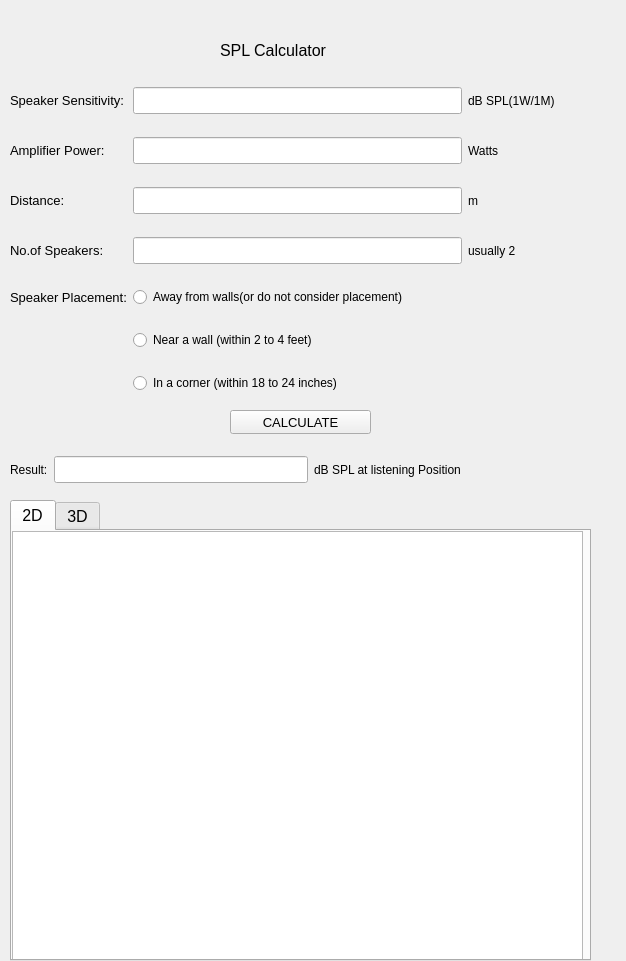
<?xml version="1.0" encoding="UTF-8"?>
<ui version="4.0">
 <class>SplPage</class>
 <widget class="QWidget" name="SplPage">
  <property name="geometry">
   <rect>
    <x>0</x>
    <y>0</y>
    <width>626</width>
    <height>961</height>
   </rect>
  </property>
  <property name="windowTitle">
   <string>Form</string>
  </property>
  <widget class="QWidget" name="horizontalLayoutWidget_2">
   <property name="geometry">
    <rect>
     <x>10</x>
     <y>430</y>
     <width>451</width>
     <height>80</height>
    </rect>
   </property>
   <property name="font">
    <font>
     <family>Arial</family>
    </font>
   </property>
   <layout class="QHBoxLayout" name="horizontalLayout_2">
    <item>
     <widget class="QLabel" name="label_7">
      <property name="font">
       <font>
        <family>Arial</family>
       </font>
      </property>
      <property name="text">
       <string>Result:</string>
      </property>
     </widget>
    </item>
    <item>
     <widget class="QLineEdit" name="spl_result_text">
      <property name="font">
       <font>
        <family>Arial</family>
        <pointsize>12</pointsize>
       </font>
      </property>
     </widget>
    </item>
    <item>
     <widget class="QLabel" name="label_6">
      <property name="font">
       <font>
        <family>Arial</family>
       </font>
      </property>
      <property name="text">
       <string>dB SPL at listening Position</string>
      </property>
     </widget>
    </item>
   </layout>
  </widget>
  <widget class="QWidget" name="gridLayoutWidget">
   <property name="geometry">
    <rect>
     <x>10</x>
     <y>70</y>
     <width>545</width>
     <height>341</height>
    </rect>
   </property>
   <property name="font">
    <font>
     <family>Arial</family>
    </font>
   </property>
   <layout class="QGridLayout" name="gridLayout_2">
    <item row="4" column="1">
     <widget class="QLineEdit" name="No_of_Speakers">
      <property name="font">
       <font>
        <family>Arial</family>
        <pointsize>12</pointsize>
       </font>
      </property>
     </widget>
    </item>
    <item row="0" column="0">
     <widget class="QLabel" name="length_3">
      <property name="font">
       <font>
        <family>Arial</family>
        <pointsize>10</pointsize>
       </font>
      </property>
      <property name="text">
       <string>Speaker Sensitivity:</string>
      </property>
     </widget>
    </item>
    <item row="3" column="2">
     <widget class="QLabel" name="label_18">
      <property name="font">
       <font>
        <family>Arial</family>
       </font>
      </property>
      <property name="text">
       <string>m</string>
      </property>
     </widget>
    </item>
    <item row="3" column="0">
     <widget class="QLabel" name="length_6">
      <property name="font">
       <font>
        <family>Arial</family>
        <pointsize>10</pointsize>
       </font>
      </property>
      <property name="text">
       <string>Distance:</string>
      </property>
     </widget>
    </item>
    <item row="0" column="1">
     <widget class="QLineEdit" name="SpeakerSensitivity">
      <property name="font">
       <font>
        <family>Arial</family>
        <pointsize>12</pointsize>
       </font>
      </property>
     </widget>
    </item>
    <item row="2" column="1">
     <widget class="QLineEdit" name="AmplifierPower">
      <property name="font">
       <font>
        <family>Arial</family>
        <pointsize>12</pointsize>
       </font>
      </property>
     </widget>
    </item>
    <item row="0" column="2">
     <widget class="QLabel" name="label_15">
      <property name="font">
       <font>
        <family>Arial</family>
       </font>
      </property>
      <property name="text">
       <string>dB SPL(1W/1M)</string>
      </property>
     </widget>
    </item>
    <item row="8" column="1">
     <widget class="QRadioButton" name="radioButton_1">
      <property name="font">
       <font>
        <family>Arial</family>
       </font>
      </property>
      <property name="text">
       <string>Away from walls(or do not consider placement)</string>
      </property>
     </widget>
    </item>
    <item row="4" column="0">
     <widget class="QLabel" name="length_8">
      <property name="font">
       <font>
        <family>Arial</family>
        <pointsize>10</pointsize>
       </font>
      </property>
      <property name="text">
       <string>No.of Speakers:</string>
      </property>
     </widget>
    </item>
    <item row="8" column="0">
     <widget class="QLabel" name="length_7">
      <property name="font">
       <font>
        <family>Arial</family>
        <pointsize>10</pointsize>
       </font>
      </property>
      <property name="text">
       <string>Speaker Placement:</string>
      </property>
     </widget>
    </item>
    <item row="3" column="1">
     <widget class="QLineEdit" name="Distance">
      <property name="font">
       <font>
        <family>Arial</family>
        <pointsize>12</pointsize>
       </font>
      </property>
     </widget>
    </item>
    <item row="2" column="0">
     <widget class="QLabel" name="length_4">
      <property name="font">
       <font>
        <family>Arial</family>
        <pointsize>10</pointsize>
       </font>
      </property>
      <property name="text">
       <string>Amplifier Power:</string>
      </property>
     </widget>
    </item>
    <item row="9" column="1">
     <widget class="QRadioButton" name="radioButton_2">
      <property name="font">
       <font>
        <family>Arial</family>
       </font>
      </property>
      <property name="text">
       <string>Near a wall (within 2 to 4 feet)</string>
      </property>
     </widget>
    </item>
    <item row="10" column="1">
     <widget class="QRadioButton" name="radioButton_3">
      <property name="font">
       <font>
        <family>Arial</family>
       </font>
      </property>
      <property name="text">
       <string>In a corner (within 18 to 24 inches)</string>
      </property>
     </widget>
    </item>
    <item row="4" column="2">
     <widget class="QLabel" name="label_19">
      <property name="font">
       <font>
        <family>Arial</family>
       </font>
      </property>
      <property name="text">
       <string>usually 2</string>
      </property>
     </widget>
    </item>
    <item row="2" column="2">
     <widget class="QLabel" name="label_16">
      <property name="font">
       <font>
        <family>Arial</family>
       </font>
      </property>
      <property name="text">
       <string>Watts</string>
      </property>
     </widget>
    </item>
   </layout>
  </widget>
  <widget class="QPushButton" name="calculateSPL">
   <property name="geometry">
    <rect>
     <x>230</x>
     <y>410</y>
     <width>141</width>
     <height>24</height>
    </rect>
   </property>
   <property name="font">
    <font>
     <family>Arial</family>
     <pointsize>10</pointsize>
    </font>
   </property>
   <property name="text">
    <string>CALCULATE</string>
   </property>
  </widget>
  <widget class="QTabWidget" name="tabWidget">
   <property name="geometry">
    <rect>
     <x>10</x>
     <y>500</y>
     <width>581</width>
     <height>461</height>
    </rect>
   </property>
   <property name="font">
    <font>
     <family>Arial</family>
     <pointsize>12</pointsize>
    </font>
   </property>
   <property name="currentIndex">
    <number>0</number>
   </property>
   <widget class="QWidget" name="tab_2d">
    <attribute name="title">
     <string>2D</string>
    </attribute>
    <widget class="QGraphicsView" name="spl_graphicsView_2d">
     <property name="geometry">
      <rect>
       <x>0</x>
       <y>0</y>
       <width>571</width>
       <height>441</height>
      </rect>
     </property>
     <property name="font">
      <font>
       <family>Arial</family>
       <pointsize>12</pointsize>
      </font>
     </property>
    </widget>
   </widget>
   <widget class="QWidget" name="tab_3d">
    <attribute name="title">
     <string>3D</string>
    </attribute>
    <widget class="QGraphicsView" name="spl_graphicsView_3d">
     <property name="geometry">
      <rect>
       <x>0</x>
       <y>0</y>
       <width>571</width>
       <height>441</height>
      </rect>
     </property>
     <property name="font">
      <font>
       <family>Arial</family>
       <pointsize>12</pointsize>
      </font>
     </property>
    </widget>
   </widget>
  </widget>
  <widget class="QWidget" name="verticalLayoutWidget">
   <property name="geometry">
    <rect>
     <x>220</x>
     <y>30</y>
     <width>131</width>
     <height>41</height>
    </rect>
   </property>
   <layout class="QVBoxLayout" name="verticalLayout">
    <item>
     <widget class="QLabel" name="label">
      <property name="font">
       <font>
        <family>Arial</family>
        <pointsize>12</pointsize>
        <weight>50</weight>
        <bold>false</bold>
       </font>
      </property>
      <property name="text">
       <string>SPL Calculator </string>
      </property>
     </widget>
    </item>
   </layout>
  </widget>
 </widget>
 <resources/>
 <connections/>
</ui>
